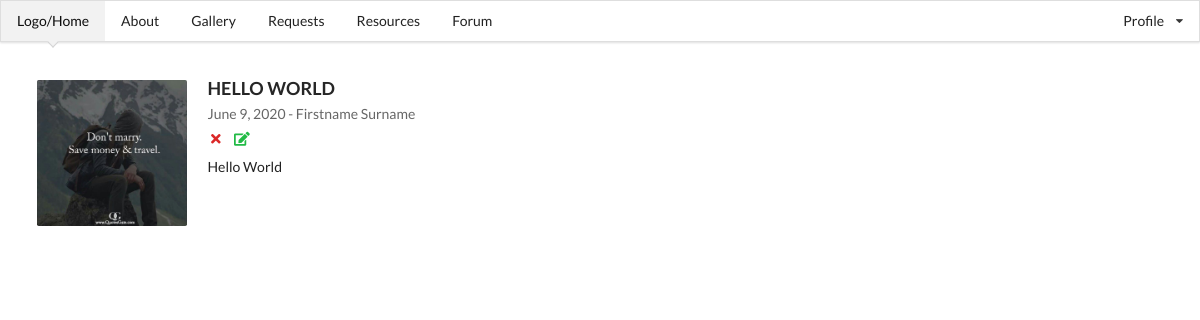
The page /post-view/1/ (signed in) on the database its author committed.
### church_app/models.py (models this page shows, shortened)
class Forum(models.Model):
    author = models.ForeignKey(User, on_delete=models.CASCADE)
    title = models.CharField(max_length=150,null=False)
    content = models.TextField(null=False)
    image = models.ImageField(default=None,upload_to='post_images')
    date_posted = models.DateField(default=timezone.now)

class Profile(models.Model):
    user = models.OneToOneField(User,on_delete=models.CASCADE)
    firstname = models.CharField(max_length=50, blank=False, default='Firstname')
    member_id= models.CharField(unique=True, max_length=10, null=True)
    resident_address = models.CharField(blank=True, default='Not Specified',max_length=100)
    surname = models.CharField(max_length=50, blank=False,default='Surname')
    date_of_birth = models.DateField(auto_now=False,default=timezone.now)
    date_added = models.DateField(auto_now=True)
    region = models.CharField(blank=False,max_length=50,default='Region')
    phone_number = models.CharField(unique=True, max_length=10, null=True)
    image = models.ImageField(default='user_image.png',upload_to='profile_images')
    gender = models.CharField(blank=False,max_length=10, default='Gender')
    wing_name = models.CharField(default='Not Provided',max_length=50)

### church_app/views.py (the view)
# urls.py: path('post-view/<int:id>/', views.forum_post_view, name='post-view'),
@login_required
def forum_post_view(request, id):
    current_post = Forum.objects.get(id=id)
    context={'title':current_post.title, 'current_post':current_post}
    return render(request, 'church_app/post_view.html', context)

### church_app/templates/church_app/post_view.html
{% extends 'church_app/layout.html' %}
{% block content %}
<br/>
<br/>
<br/>
<div class='ui container'>
    <div class='ui items'>
    <div class="item">
            <div class="ui small image">
            <img src="{{current_post.image.url}}">
            </div>
            <div class="content">
                <a class="header" >{{current_post.title|upper}}</a>
                <div class="meta">
                    <span>{{current_post.date_posted}} - {{current_post.author.profile.firstname}} {{current_post.author.profile.surname}}</span>
                    {% if current_post.author == user %}
                      <div class='extra'>
                      <i class='ui red cancel icon'></i>
                      <i class='ui green edit icon'></i>
                    </div>
                    {% endif %}
                </div>
                <div class='description'>
                    {{current_post.content}}
                </div>
            </div>
        </div>
        </div>
</div>
{% endblock content %}

### rows shown on the page
Forum: image (picture), title "HELLO WORLD", date_posted "June 9, 2020", author.profile.firstname "Firstname", author.profile.surname "Surname", content "Hello World"
